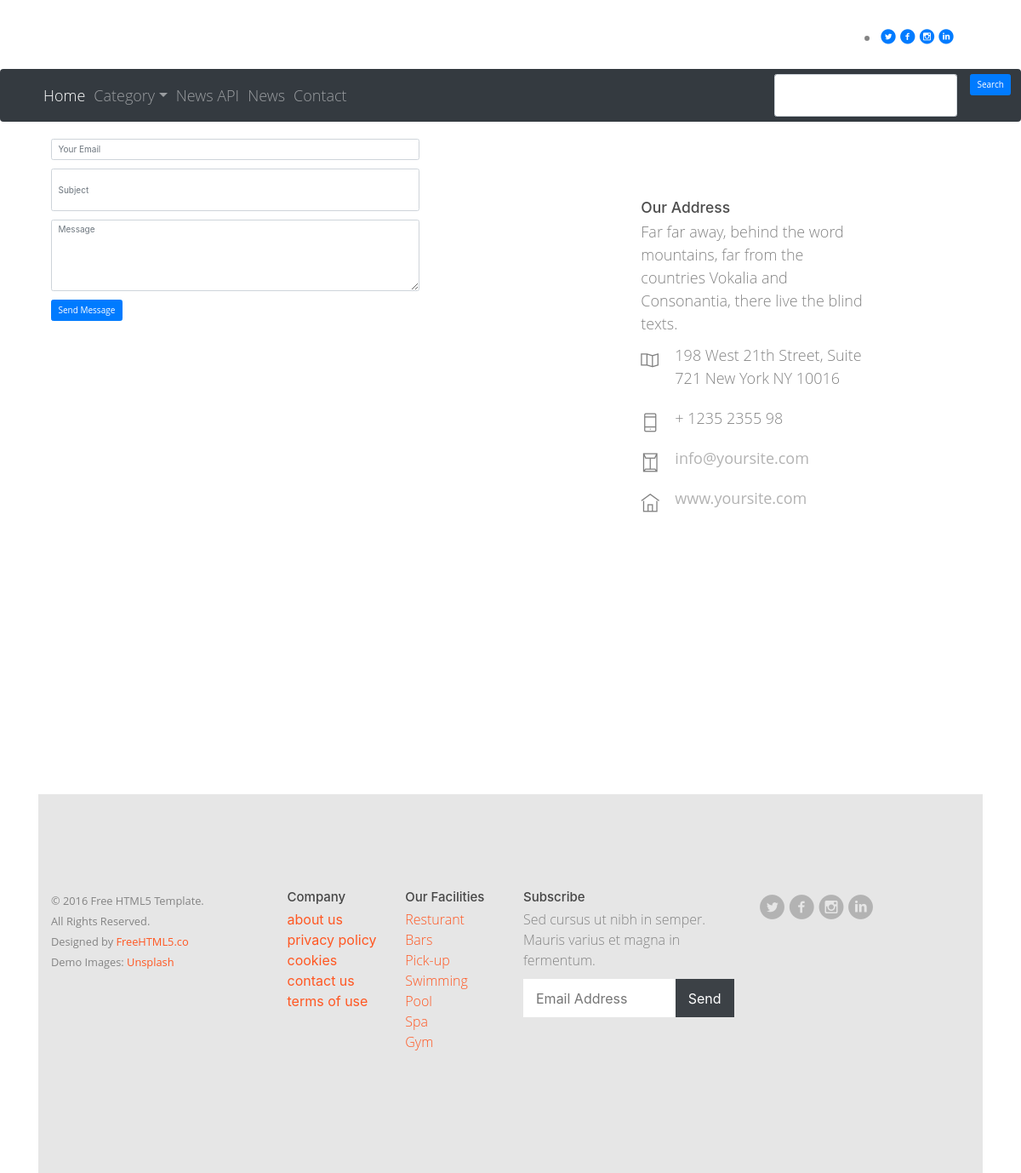
The app's page /contact with its own data.
### bio/models.py (models this page shows, shortened)
class Page(models.Model):
    title = models.CharField(max_length=255, unique=True)
    slug = models.SlugField(max_length=255, unique=True)
    image = models.ImageField(upload_to = 'page/%y/%m/%d/', blank=True)
    content = RichTextField()

### bio/views.py (the view)
# urls.py: path('contact',views.contact, name = 'contact'),
def contact(request):
    if request.method == 'POST':
        email = request.POST['email']
        subject = request.POST['subject']
        message = request.POST['message']
        send_mail("Subject: " + subject, message, email, ['indramgr007@gmail.com'], fail_silently=False)
        messages.success(request, 'Your message has been sent successfully')
        back = request.META.get('HTTP_REFERER')
        return redirect(back)
    else:
        return render(request,'contact.html')

### bio/general.py (called while the page is built)
def global_data(request):
    data = {
        'categoryData': Category.objects.all(),
        'pageData': Page.objects.all(),
    }
    return data

### bio/templates/contact.html (shortened to what this page needs)
{% extends 'layouts/main.html' %}
{% block content %}
<div class="contact">
    <div class="container">
        <div class="col-md-5">
            <div class="contact-form">
                <form name="{% url 'contact' %}" method="post">
                    <div class="form-group">
                        <input type="email" name="email" required class="form-control" placeholder="Your Email"/>
                    </div>
                    <div class="form-group">
                        <input type="text" name="subject" required class="form-control" placeholder="Subject"/>
                    </div>
                    <div class="form-group">
                        <textarea name="message" required class="form-control" rows="5" placeholder="Message"></textarea>
                    </div>
                    <div class="form-group">
                        <input type="submit" value="Send Message" class="btn btn-primary">
                    </div>
                </form>
            </div>
        </div>
        <div id="fh5co-contact-section">
            <div class="row">
                <div class="col-md-4">
                    <div id="map" class="fh5co-map"></div>
                </div>
                <div class="col-md-6">
                    <div class="col-md-12">
                        <h3>Our Address</h3>
                        <p>Far far away, behind the word mountains, far from the countries Vokalia and Consonantia, there live the blind texts.</p>
                        <ul class="contact-info">
                            <li><i class="ti-map"></i>198 West 21th Street, Suite 721 New York NY 10016</li>
                            <li><i class="ti-mobile"></i>+ 1235 2355 98</li>
                            <li><i class="ti-envelope"></i><a href="#">info@yoursite.com</a></li>
                            <li><i class="ti-home"></i><a href="#">www.yoursite.com</a></li>
                        </ul>
                    </div>
        </div>
        </div>
        {% endblock %}

### bio/templates/layouts/footer.html (shortened to what this page needs)
{% load static %}
<footer id="footer" class="fh5co-bg-color">
    <div class="container">
        <div class="row">
            <div class="col-md-3">
                <div class="copyright">
                    <p><small>&copy; 2016 Free HTML5 Template. <br> All Rights Reserved. <br>
                    Designed by <a href="http://freehtml5.co" target="_blank">FreeHTML5.co</a> <br> Demo Images: <a href="http://unsplash.com/" target="_blank">Unsplash</a></small></p>
                </div>
            </div>
            <div class="col-md-6">
                <div class="row">
                    <div class="col-md-3">
                        <h3>Company</h3>
                            {% for page in pageData %}
                            <a href="{% url 'page' page.slug %}">{{ page.title }}</a>
                            {% endfor %}
                    </div>
                    <div class="col-md-3">
                        <h3>Our Facilities</h3>
                        <ul class="link">
                            <li><a href="#">Resturant</a></li>
                            <li><a href="#">Bars</a></li>
                            <li><a href="#">Pick-up</a></li>
                            <li><a href="#">Swimming Pool</a></li>
                            <li><a href="#">Spa</a></li>
                            <li><a href="#">Gym</a></li>
                        </ul>
                    </div>
                    <div class="col-md-6">
                        <h3>Subscribe</h3>
                        <p>Sed cursus ut nibh in semper. Mauris varius et magna in fermentum. </p>
                        <form action="#" id="form-subscribe">
                            <div class="form-field">
                                <input type="email" placeholder="Email Address" id="email">
                                <input type="submit" id="submit" value="Send">
                            </div>
                        </form>
                    </div>
                </div>
            </div>
            <div class="col-md-3">
                <ul class="social-icons">
                    <li>
                        <a href="#"><i class="icon-twitter-with-circle"></i></a>
                        <a href="#"><i class="icon-facebook-with-circle"></i></a>
                        <a href="#"><i class="icon-instagram-with-circle"></i></a>
                        <a href="#"><i class="icon-linkedin-with-circle"></i></a>
                    </li>
                </ul>
            </div>
        </div>
    </div>
</footer>
</div>
</div>
</body>
</html>

### static/css/icomoon.css (style rules this page uses)
[class^="icon-"], [class*=" icon-"] { font-family: 'icomoon'; speak: none; font-style: normal; font-weight: normal; font-variant: normal; text-transform: none; line-height: 1; -webkit-font-smoothing: antialiased; -moz-osx-font-smoothing: grayscale; }
.icon-facebook-with-circle:before { content: "\ea66"; }
.icon-instagram-with-circle:before { content: "\ea6e"; }
.icon-linkedin-with-circle:before { content: "\ea72"; }
.icon-twitter-with-circle:before { content: "\ea7b"; }

### records on screen
Page: title "about us"
Page: title "privacy policy"
Page: title "cookies"
Page: title "contact us"
Page: title "terms of use"
